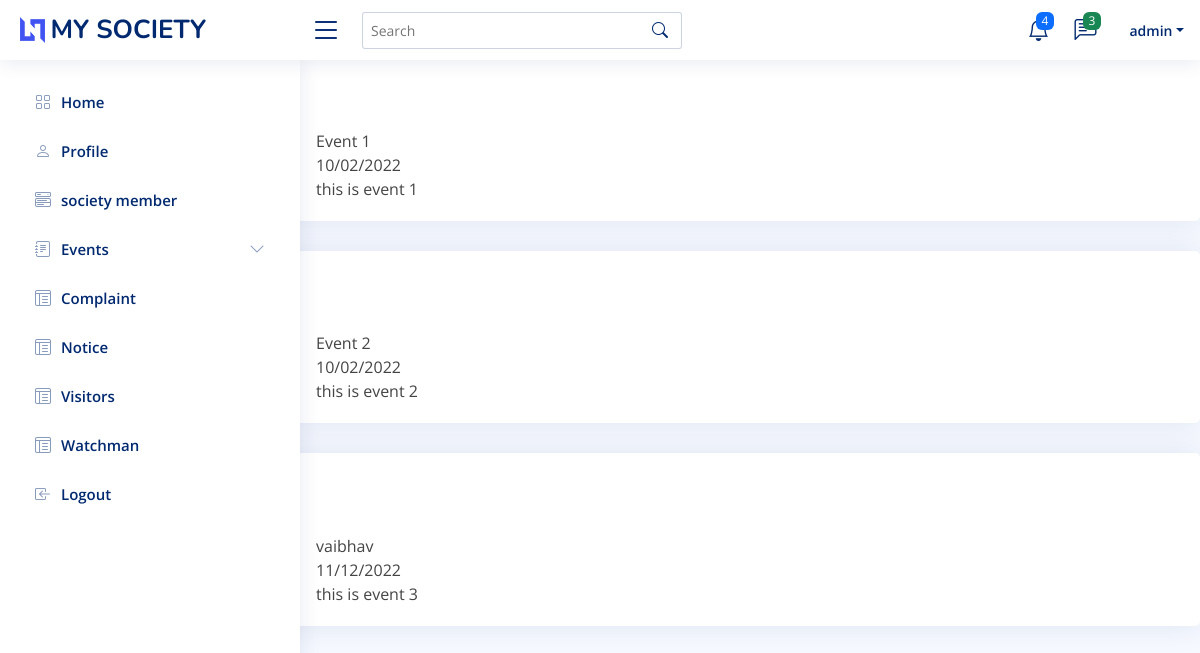
/events/ (signed in), run on the app's committed database.
### mysite/models.py (models this page shows, shortened)
class Socity_Members(models.Model):
    name=models.CharField(max_length=25)
    password=models.CharField(max_length=25, default=000)
    age=models.IntegerField()
    house_no=models.CharField(max_length=25)
    pic=models.FileField(upload_to='media', default='k.jpg')

class Events(models.Model):
    event_name=models.CharField(max_length=25)
    event_date=models.CharField(max_length=25)
    event_information=models.CharField(max_length=250)

### mysite/views.py (the view)
# urls.py: path('events/',views.events, name='events'),
def  events(request):
    events = Events.objects.all()
    user_object = Socity_Members.objects.get(name = request.session['name'])
    return render(request, 'event.html',{'events':events,'user':user_object})

### mysite/templates/event.html (shortened to what this page needs)
{% extends 'header.html' %}
{% block content %}
{% load static %}
<!DOCTYPE html>
<html>
<head>
<a class="nav-link collapsed" href="{% url 'index' %}">
    <span> Back </span>
</a>
<body>
    <br>
    {% for us in events %}
    <div class="card">
        <div class="card-body pt-3">
            <h5 class="card-title">Event Details</h5>
            <div class="row">
                <div class="col-lg-3 col-md-4 label ">Event Name</div>
                <div class="col-lg-9 col-md-8">{{us.event_name}}</div>
            </div>
            <div class="row">
                <div class="col-lg-3 col-md-4 label">Event Date</div>
                <div class="col-lg-9 col-md-8">{{us.event_date}}</div>
            </div>
            <div class="row">
                <div class="col-lg-3 col-md-4 label">Event information</div>
                <div class="col-lg-9 col-md-8">{{us.event_information}}</div>
            </div>
         </div>
    </div>
{%endfor%}
</body>
</html>
{%endblock%}

### mysite/templates/header.html (shortened to what this page needs)
{% load static %}
<!DOCTYPE html>
<html lang="en">
<head>
  <link href="{% static 'assets/vendor/bootstrap/css/bootstrap.min.css' %}" rel="stylesheet">
  <link href="{% static 'assets/vendor/bootstrap-icons/bootstrap-icons.css' %}" rel="stylesheet">
  <link href="{% static 'assets/vendor/boxicons/css/boxicons.min.css' %}" rel="stylesheet">
  <link href="{% static 'assets/vendor/quill/quill.snow.css' %}" rel="stylesheet">
  <link href="{% static 'assets/vendor/quill/quill.bubble.css' %}" rel="stylesheet">
  <link href="{% static 'assets/vendor/remixicon/remixicon.css' %}" rel="stylesheet">
  <link href="{% static 'assets/vendor/simple-datatables/style.css' %}" rel="stylesheet">
  <link href="{% static 'assets/css/style.css' %}" rel="stylesheet">
</head>
<body>
  <header id="header" class="header fixed-top d-flex align-items-center">
    <div class="d-flex align-items-center justify-content-between">
      <a href="index.html" class="logo d-flex align-items-center">
        <img src="{% static 'assets/img/logo.png' %}" alt="">
        <span class="d-none d-lg-block">MY SOCIETY</span>
      </a>
      <i class="bi bi-list toggle-sidebar-btn"></i>
    </div>
    <div class="search-bar">
      <form class="search-form d-flex align-items-center" method="POST" action="#">
        <input type="text" name="query" placeholder="Search" title="Enter search keyword">
        <button type="submit" title="Search"><i class="bi bi-search"></i></button>
      </form>
    </div>
    <nav class="header-nav ms-auto">
      <ul class="d-flex align-items-center">
        <li class="nav-item dropdown">
          <a class="nav-link nav-icon" href="#" data-bs-toggle="dropdown">
            <i class="bi bi-bell"></i>
            <span class="badge bg-primary badge-number">4</span>
          </a>
        </li>
        <li class="nav-item dropdown">
          <a class="nav-link nav-icon" href="#" data-bs-toggle="dropdown">
            <i class="bi bi-chat-left-text"></i>
            <span class="badge bg-success badge-number">3</span>
          </a>
        </li>
        <li class="nav-item dropdown pe-3">
          <a class="nav-link nav-profile d-flex align-items-center pe-0" href="#" data-bs-toggle="dropdown">
            <span class="d-none d-md-block dropdown-toggle ps-2">{{user.name}}</span>
          </a>
        </li>
      </ul>
    </nav>
  </header>
  <aside id="sidebar" class="sidebar">
    <ul class="sidebar-nav" id="sidebar-nav">
      <li class="nav-item">
        <a class="nav-link collapsed" href="{% url 'index' %}">
          <i class="bi bi-grid"></i>
          <span> Home </span>
        </a>
      </li>
    <li class="nav-item">
      <a class="nav-link collapsed" href="{% url 'profile' %}">
        <i class="bi bi-person"></i>
        <span> Profile </span>
      </a>
    </li>
      <li class="nav-item">
        <a class="nav-link collapsed" href="{% url 'societymember' %}">
          <i class="bi bi-menu-button-wide"></i>
          <span>society member</span>
        </a>
      </li>
        <li class="nav-item">
         <a class="nav-link collapsed" data-bs-target="#forms-nav" data-bs-toggle="collapse" href="{% url 'events' %}">
           <i class="bi bi-journal-text"></i><span>Events</span><i class="bi bi-chevron-down ms-auto"></i>
          </a>
      <li class="nav-item">
        <a class="nav-link collapsed" href="{% url 'complaint' %}">
          <i class="bi bi-layout-text-window-reverse"></i>
          <span>Complaint</span>
        </a>
      </li>
      <li class="nav-item">
        <a class="nav-link collapsed" href="{% url 'notice' %}">
          <i class="bi bi-layout-text-window-reverse"></i>
          <span>Notice</span>
        </a>
      </li>
      <li class="nav-item">
        <a class="nav-link collapsed" href="{% url 'visitors' %}">
          <i class="bi bi-layout-text-window-reverse"></i>
          <span>Visitors</span>
        </a>
      </li>
      <li class="nav-item">
        <a class="nav-link collapsed" href="{% url 'watchman' %}">
          <i class="bi bi-layout-text-window-reverse"></i>
          <span>Watchman</span>
        </a>
      </li>
      <li class="nav-item">
        <a class="nav-link collapsed" href="{% url 'login' %}">
          <i class="bi bi-box-arrow-in-left"></i>
          <span> Logout </span>
        </a>
      </li>
    </ul>
  </aside>
{% block content %}
{% endblock %}
</body>
</html>

### mysite/static/assets/css/style.css (style rules this page uses)
:root { scroll-behavior: smooth; }
body { font-family: "Open Sans", sans-serif; background: #f6f9ff; color: #444444; }
a { color: #4154f1; text-decoration: none; }
h1, h2, h3, h4, h5, h6 { font-family: "Nunito", sans-serif; }
.card { margin-bottom: 30px; border: none; border-radius: 5px; box-shadow: 0px 0 30px rgba(1, 41, 112, 0.1); }
.card-title { padding: 20px 0 15px 0; font-size: 18px; font-weight: 500; color: #012970; font-family: "Poppins", sans-serif; }
.card-body { padding: 0 20px 20px 20px; }
.logo { line-height: 1; }
@media (min-width: 1200px) { .logo { width: 280px; } }
.logo img { max-height: 26px; margin-right: 6px; }
.logo span { font-size: 26px; font-weight: 700; color: #012970; font-family: "Nunito", sans-serif; }
.header { transition: all 0.5s; z-index: 997; height: 60px; box-shadow: 0px 2px 20px rgba(1, 41, 112, 0.1); background-color: #fff; padding-left: 20px; }
.header .toggle-sidebar-btn { font-size: 32px; padding-left: 10px; cursor: pointer; color: #012970; }
.header .search-bar { min-width: 360px; padding: 0 20px; }
.header .search-form { width: 100%; }
.header .search-form input { border: 0; font-size: 14px; color: #012970; border: 1px solid rgba(1, 41, 112, 0.2); padding: 7px 38px 7px 8px; border-radius: 3px; transition: 0.3s; width: 100%; }
.header .search-form button { border: 0; padding: 0; margin-left: -30px; background: none; }
.header .search-form button i { color: #012970; }
.header-nav ul { list-style: none; }
.header-nav>ul { margin: 0; padding: 0; }
.header-nav .nav-icon { font-size: 22px; color: #012970; margin-right: 25px; position: relative; }
.header-nav .nav-profile { color: #012970; }
.header-nav .nav-profile span { font-size: 14px; font-weight: 600; }
.header-nav .badge-number { position: absolute; inset: -2px -5px auto auto; font-weight: normal; font-size: 12px; padding: 3px 6px; }
.sidebar { position: fixed; top: 60px; left: 0; bottom: 0; width: 300px; z-index: 996; transition: all 0.3s; padding: 20px; overflow-y: auto; scrollbar-width: thin; scrollbar-color: #aab7cf transparent; box-shadow: 0px 0px 20px rgba(1, 41, 112, 0.1); background-color: #fff; }
.sidebar-nav { padding: 0; margin: 0; list-style: none; }
.sidebar-nav li { padding: 0; margin: 0; list-style: none; }
.sidebar-nav .nav-item { margin-bottom: 5px; }
.sidebar-nav .nav-link { display: flex; align-items: center; font-size: 15px; font-weight: 600; color: #4154f1; transition: 0.3; background: #f6f9ff; padding: 10px 15px; border-radius: 4px; }
.sidebar-nav .nav-link i { font-size: 16px; margin-right: 10px; color: #4154f1; }
.sidebar-nav .nav-link.collapsed { color: #012970; background: #fff; }
.sidebar-nav .nav-link.collapsed i { color: #899bbd; }
.sidebar-nav .nav-link .bi-chevron-down { margin-right: 0; transition: transform 0.2s ease-in-out; }

### data on the page
Socity_Members: name "admin"
Events: event_name "Event 1", event_date "10/02/2022", event_information "this is event 1"
Events: event_name "Event 2", event_date "10/02/2022", event_information "this is event 2"
Events: event_name "vaibhav", event_date "11/12/2022", event_information "this is event 3"
